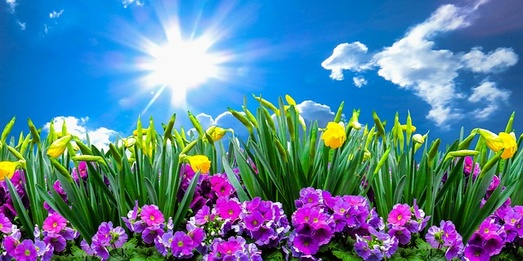
#> input picture Images/Inputs/fleurs.jpg, 523 x 261 px, shrunk from 640 x 320 before the run; its folder holds 5 pictures in this run
$ python complAdjacente.py
#> lines starting #> are read from the running program, lines starting #| are printed output that depends on the picture
### Sources/imgTools.py
import cv2
import random
import math
import numpy as np


def convertToHSV(img):
    return cv2.cvtColor(img, cv2.COLOR_BGR2HSV)
def convertToRGB(img):
    return cv2.cvtColor(img, cv2.COLOR_HSV2BGR)
# [7 lines left out: function whriteToHSV_asGray, not called in this run]
#def whriteToRGB(img,path, filename):
 #   image = convertToRGB(img)
  #  cv2.imwrite(path+"HSV/"+filename, img)


#permet d'afficher les pourcentage de progression
def verbosePourcent(current, valMax):
    if verbosePourcent.pourcent < int(current*100/valMax):
        print("\033[A                             \033[A")
        print( int(current*100/valMax) , "%" )
        verbosePourcent.pourcent = int(current*100/valMax)
    if verbosePourcent.pourcent ==100:
        verbosePourcent.pourcent = 0 # reset le compteur une fois 100% atteint
verbosePourcent.pourcent=0


##


#somme l'occurance des pixel voisin de la couleur courante
# [19 lines left out: functions sommeVoisine, distance, not called in this run]
def distanceComp(color, couleur, comp):
    dist = abs(color[comp] - couleur[comp])
    return dist

# [17 lines left out: functions ifMilieux, getHisto, not called in this run]

def getHistoHSV(img):
    histo = {}
    hsvImage = cv2.cvtColor(img, cv2.COLOR_BGR2HSV)
    for i in range(0,hsvImage.shape[0]):
        for j in range(0,hsvImage.shape[1]):
            pixel = hsvImage[i,j]
            if pixel[0] in histo.keys():
                histo[pixel[0]] = histo[pixel[0]]+ 1
            else:
                histo[pixel[0]] = 1
    return histo

def sommeVoisinHSV(histoHSV, teinte):
    somme = 0;
    if teinte in histoHSV.keys():
        somme = somme + histoHSV[teinte]
    return somme;

# Different applications use different scales for HSV.
#For example gimp uses H = 0-360, S = 0-100 and V = 0-100.
#But OpenCV uses H: 0-179, S: 0-255, V: 0-255

def distModulo(val1, val2, maxVal):
    dist = int(abs(int(val1) - int(val2)))
    return min(dist , maxVal- dist)

def distModulo_WithoutAbs(val1, val2, maxVal):
    dist = abs(val1 - val2)
    return min(dist , maxVal- dist) if val1 - val2 >= 0 else -min(dist , maxVal- dist)


# [127 lines left out: functions getDistofTuple, min_INF_modulo, min_SUP_modulo, vignette, vignetteTEST, chooseColor and 1 more, not called in this run]


"""
print('test1  ', getColor_Degrader( (103,13), [145]), "\n\n")
print('\ntest2  ', getColor_Degrader( (103,13), [141, 7,252]), "\n\n")
"""
"""
print('\ntest3  120 ', getColor_Degrader( (13,103), [120, 7, 252]), "\n\n")
print('\ntest3  130 ', getColor_Degrader( (13,103), [130, 7, 252]), "\n\n")
print('\ntest3  140 ', getColor_Degrader( (13,103), [140, 7, 252]), "\n\n")

print('\ntest3  140 ', getColor_Degrader( (13,103), [140, 7, 252]) )
print('\ntest3  141 ', getColor_Degrader( (13,103), [141, 7, 252]))
print('\ntest3  142 ', getColor_Degrader( (13,103), [142, 7, 252]))
print('\ntest3  143 ', getColor_Degrader( (13,103), [143, 7, 252]))
print('\ntest3  144 ', getColor_Degrader( (13,103), [144, 7, 252]))
print('\ntest3  145 ', getColor_Degrader( (13,103), [145, 7, 252]))
print('\ntest3  146 ', getColor_Degrader( (13,103), [146, 7, 252]))
print('\ntest3  147 ', getColor_Degrader( (13,103), [147, 7, 252]))
"""
# [4 lines of commented-out code are left out]

"""
print('\ntest3  ', getColor_Degrader( (150,10), [50]), "\n\n")
print('\ntest4  ', getColor_Degrader( (170,20), [2]), "\n\n") #pas bon
print('\ntest4  ', getColor_Degrader( (150,5), [178]), "\n\n")
"""

### Sources/complAdjacente.py
import cv2
import random
import math
from imgTools import *


#trouve la meilleurs harmonisation et effectue la modification de l'image
def findBestHarmonieComplAdj(histoHSV, imgHSV, verbose = True):
    ecart = 10
    #le mode correspond a un p
    #mode = couleur, occurance
    mode = (0,0)
    ite = 0
    for key, value in histoHSV.items():
        ite+=1
        color = key #teinte de la couleur
      #  print(color)
        #calcul de la couleur complémentaire
        colorA = (color+90-ecart)%180
        colorB = (color+90+ecart)%180
        #on prend en compte aussi les voisines
        #somme =sommeVoisine(histoHSV,color) + sommeVoisine(histoHSV, colorCompl)
        somme = sommeVoisinHSV(histoHSV, color) # + sommeVoisinHSV(histoHSV, colorB)+ sommeVoisinHSV(histoHSV, colorA)

        if somme > mode[1]:
            mode = (color, somme)
        if verbose:
            verbosePourcent(ite, len(histoHSV))

        modecolorA = (mode[0]+90-ecart)%180
        modecolorB = (mode[0]+90+ecart)%180

    print("couleur :        ", mode[0])
    print("analogue1 : ", modecolorA)
    print("analogue2 : ", modecolorB)
    print("nbOcc : ", mode[1])
    #on harmonise les couleur de l'image
    for i in range(0,imgHSV.shape[0]):
        for j in range(0,imgHSV.shape[1]):
            #calcul de la distance entre le mode et le complémentaire
            #on modifie les pixel courant
            distColor = abs(mode[0]-imgHSV[i,j][0])# distanceComp(mode[0], img[i,j],0)
            distcolorA = abs(modecolorA-imgHSV[i,j][0]) #distanceComp(modeCompl, img[i,j],0)
            distcolorB = abs(modecolorB-imgHSV[i,j][0])

            #if not(distcolorA <ecart and distcolorB<ecart):
            if distcolorA < min(distcolorB, distColor):
                imgHSV.itemset((i,j,0),modecolorA)
            elif distcolorB < min(distcolorA,distColor):
                imgHSV.itemset((i,j,0),modecolorB)
            else:

                imgHSV.itemset((i,j,0),mode[0])


#### ATTENTION: ####
# OPENCV utilise le format BGR (bleu, vert, rouge)
# pensez a rectifier si nécessaire pour les calculs
####

#filename = "cat3"
filename = "fleurs"
img = cv2.imread ("../Images/Inputs/"+filename+".jpg")
#> img is the input picture: shape (261, 523, 3); mean B, G, R 153.3, 127.3, 86.7
#ImgIndex = cv2.cvtColor(img, cv2.COLOR_BGR2GRAY)


histoHSV = getHistoHSV(img)
#> in getHistoHSV, `hsvImage = cv2.cvtColor(img, cv2.COLOR_BGR2HSV)`: hsvImage: shape (261, 523, 3); mean H, S, V 93, 171, 177.8
#> after the loop in getHistoHSV, `for i in range(0,hsvImage.shape[0]):`: histo = 180 items
#> histoHSV = 180 items


hsvImage = cv2.cvtColor(img, cv2.COLOR_BGR2HSV)
max =0
for i in range(0,hsvImage.shape[0]):
    for j in range(0,hsvImage.shape[1]):
        if max< hsvImage[i,j][0]:
            max = hsvImage[i,j][0]
#> after the loop, max = 179


print("max teinte   : ",max ,"\n\n\n")
#| max teinte   :  179
#print("couleur   : ",hsvImage[0,0])

findBestHarmonieComplAdj(histoHSV, hsvImage)
#> the loop in findBestHarmonieComplAdj, `for key, value in histoHSV.items():` made 180 passes
#> (key, value, color, colorA, colorB, somme) on passes 1 to 12: (103, 19056, 103, 3, 23, 19056), (104, 9635, 104, 4, 24, 9635), (102, 10452, 102, 2, 22, 10452), (106, 4747, 106, 6, 26, 4747), (105, 8391, 105, 5, 25, 8391), (101, 2377, 101, 1, 21, 2377), (99, 552, 99, 179, 19, 552), (93, 240, 93, 173, 13, 240), (98, 606, 98, 178, 18, 606), (107, 1593, 107, 7, 27, 1593), (108, 640, 108, 8, 28, 640), (109, 431, 109, 9, 29, 431)
#> (color, colorA, colorB, somme) on passes 61 to 66: (35, 115, 135, 407), (6, 86, 106, 47), (68, 148, 168, 743), (132, 32, 52, 383), (129, 29, 49, 237), (170, 70, 90, 74)
#> (printed output is left out)
#| couleur :         103
#| analogue1 :  3
#| analogue2 :  23
#| nbOcc :  19056
#> after the loop in findBestHarmonieComplAdj, `for i in range(0,imgHSV.shape[0]):`: imgHSV: shape (261, 523, 3); mean H, S, V 51.1, 171, 177.8
#findBestHarmonieTriad(histo, img)

img = cv2.cvtColor(hsvImage, cv2.COLOR_HSV2BGR)
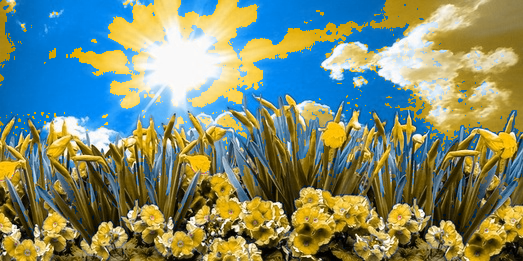
#> img: shape (261, 523, 3); mean B, G, R 113.7, 139.9, 125.9
cv2.imwrite("../Images/Outputs/"+filename+"/"+filename+"_complAdjHSV.jpg", hsvImage)
cv2.imwrite("../Images/Outputs/"+filename+"/"+filename+"_complAdjHSV.jpg", img)
